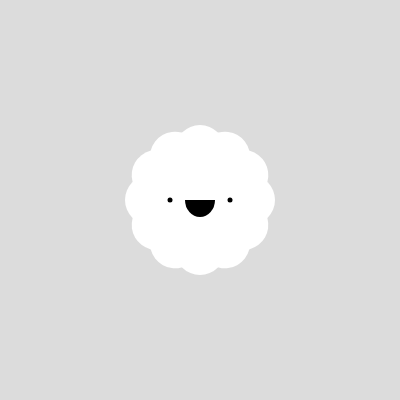
Frame 1 (no input)
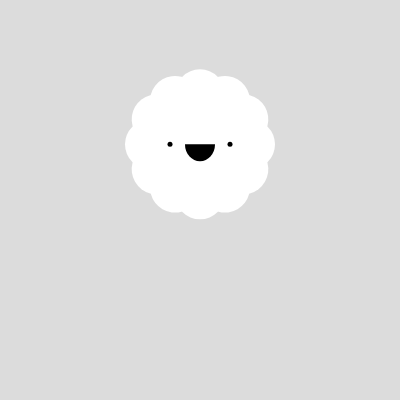
Frame 60 (no input)
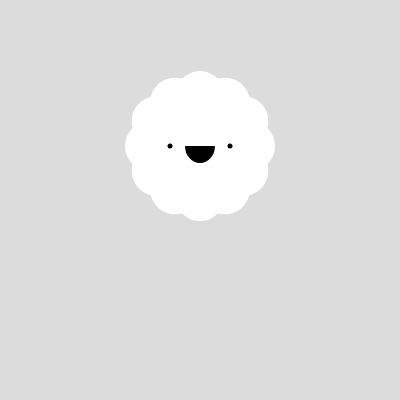
Frame 120 (the mouse pressed at the canvas centre since frame 60)

The p5.js sketch that drew these frames (run headless with seeded random() and noise() and a simulated clock; from frame 60 on, the mouse is pressed at the canvas centre):

// p5.js sketch
// ── sketch.js
let x, y;
function setup() {
  createCanvas(400, 400);
  x = width / 2;
  y = height / 2;
}

function draw() {
  background(220);
  cloud(x, y, 100);
  move();
}

function cloud(u, v, s) {
  // body
  noStroke();
  fill(255);
  circle(u, v, s);
  for (let angle = 0; angle < PI * 2; angle += PI / 6) {
    push();
    translate(u, v);
    rotate(angle);
    circle(s * 0.5, 0, s * 0.5);
    pop();
  }
  // face
  fill(0);
  circle(u - s * 0.3, v, s * 0.05);
  circle(u + s * 0.3, v, s * 0.05);
  arc(u, v, s * 0.3, s * 0.34, 0, PI);
}

function move() {
  y = noise(frameCount * 0.01) * height;
}
